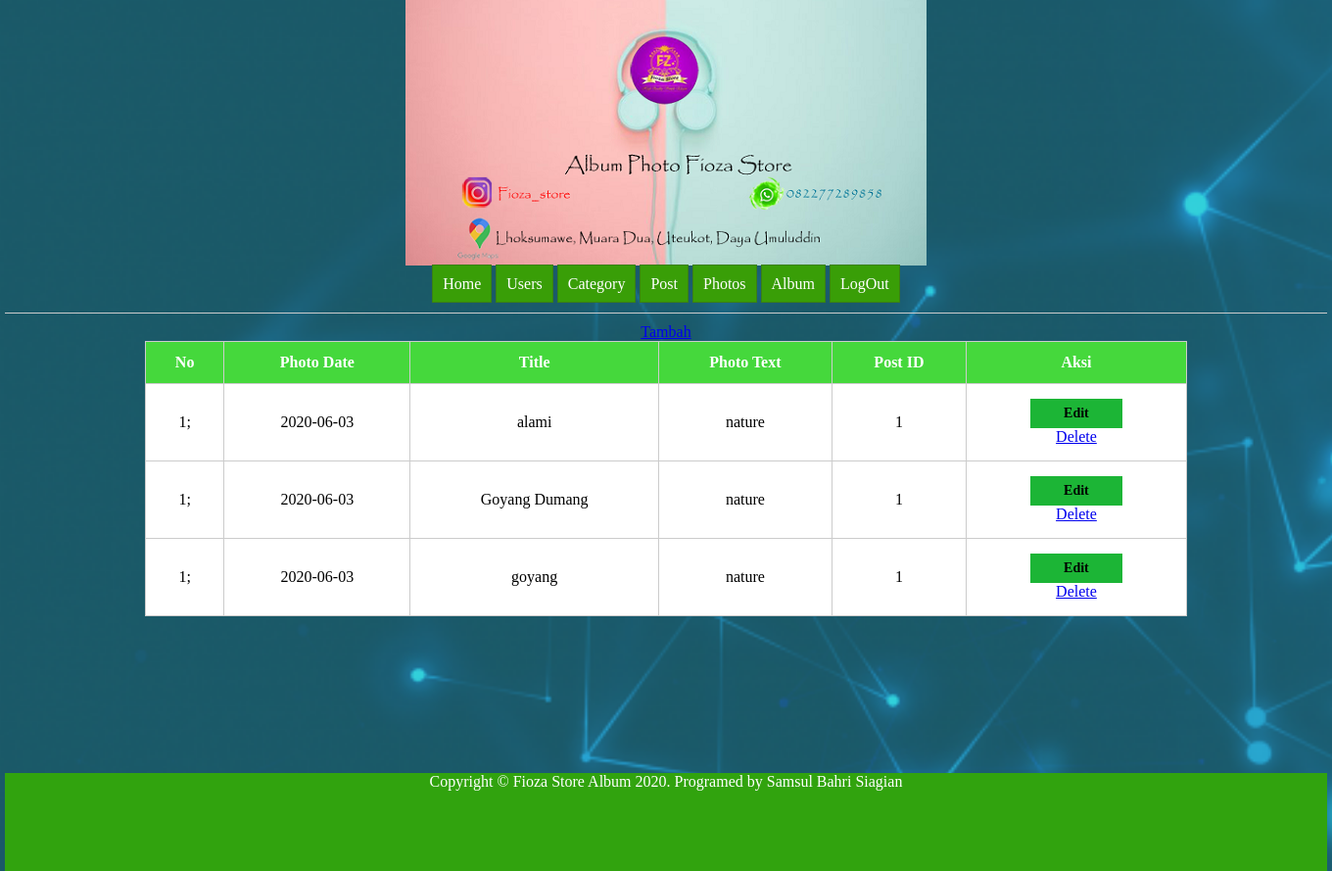
The page /photostampil.php on the database its author committed.
### tables this page shows
CREATE TABLE `tb_photos` (
  `id` int(11) NOT NULL,
  `photo_date` date DEFAULT NULL,
  `title` varchar(100) DEFAULT NULL,
  `photo_text` text DEFAULT NULL,
  `post_id` int(11) DEFAULT NULL
);

CREATE TABLE `tb_post` (
  `id` int(11) NOT NULL,
  `post_date` date DEFAULT NULL,
  `slug` varchar(25) DEFAULT NULL,
  `title` varchar(100) DEFAULT NULL,
  `post_text` text DEFAULT NULL,
  `cat_id` int(11) NOT NULL
);

### app/Photos.php (called while the page is built, shortened)
<?php
include_once("Controller.php");
class Photos extends Controller
{
    public function __construct()
    {
        $this->db = new Controller();
        $this->db = $this->db->Connect();
    }
    public function tampil()
    {
        $eksekusi = "SELECT * FROM tb_photos JOIN tb_post ON tb_photos.id = tb_post.cat_id";
        $stmt = $this->db->prepare($eksekusi);
        $stmt->execute();
        $data = [];
        while ($rows = $stmt->fetch()) {
            $data[] = $rows;
        }
        return $data;
    }
}

### app/Controller.php (called while the page is built, shortened)
<?php
class Controller
{
    public function Connect()
    {
        return new PDO("mysql:host=localhost;dbname=databaseuts", "root", "");
    }
}

### photostampil.php (the view, shortened to what this page needs)
<?php
include "app/Photos.php";
$photos = new Photos();
$rows = $photos->tampil();
?>
<link rel="stylesheet"href="css/style.css">
<body>
    <div class="utama">
        <div class="kepala">
            <center><img src="layout/assets/images/header.png" alt=""></center>
        </div>
        <center>
            <div class="menu">
                <a href="index.php">Home</a>
                <a href="userstampil.php">Users</a>
                <a href="categorytampil.php">Category</a>
                <a href="posttampil.php">Post</a>
                <a href="photostampil.php">Photos</a>
                <a href="albumtampil.php">Album</a>
                <a href="logout.php">LogOut</a>
            </div>
        </center>
        <center>
            <div class="isi">
                <a class="tambah" href="photosinput.php">Tambah</a>
                <table>
                    <tr>
                        <th>No</th>
                        <th>Photo Date</th>
                        <th>Title</th>
                        <th>Photo Text</th>
                        <th>Post ID</th>
                        <th>Aksi</th>
                    </tr>
                    <?php foreach ($rows as $row) {
                        $no = 1;
                    ?>
                        <tr>
                            <td><?php echo $no++ ?>;</td>
                            <td><?php echo $row['photo_date']; ?></td>
                            <td><?php echo $row['title']; ?></td>
                            <td><?php echo $row['photo_text']; ?></td>
                             <td><?php echo $row['post_id']; ?></td>
                            <td><a class="edit" href="photosedit.php?id=<?php echo $row['id']; ?>">Edit</a>
                                <a onclick="return confirm('Are You Sure')" class="delete" href="photosproses.php?delete-id=<?php echo $row['id']; ?>">Delete</>
                            </td>
                        </tr>
                    <?php } ?>
                </table>
            </div>
        </center>
           <div class="footer">
            <center>Copyright &copy; Fioza Store Album 2020. Programed by Samsul Bahri Siagian</center>
        </div>
    </div>
</body>

### css/style.css (style rules this page uses)
* { margin: 0px auto; }
html,body { height: 100%; }
.utama { width: 1350px; min-height: 100%; margin: auto; position: relative; }
.kepala { margin-bottom: 10px; }
.menu a { border: 1px solid #3a7f15; padding: 10px; background-color: #399e07; color: #ffffff; text-decoration: none; }
.isi { margin-top: 20px; padding-left: 10px; border-top: 1px solid #ccc; border-collapse: collapse; color: black; padding: 10px; position : relative; padding-bottom :60px; }
table { border: 1px solid #ccc; border-collapse: collapse; background-color: #fff; padding: 15px; width: 80%; text-align: center; }
table th { border:1px solid #ccc; background-color: #45D83C; color: #fff; padding: 12px; text-align: center; }
table td { border: 1px solid #ccc; padding: 15px; }
.footer { margin-top: 100px; background: #31a30e; color: white; height: 100px; }
body { ; background-image: url('../images/backgroundlogin.jpeg'); background-size: cover; background-attachment: fixed; background-repeat: no-repeat; }
.edit { text-decoration: none; padding: 7px; display: block; width: 80px; color: #000000; font-weight: bold; font-size: 14px; background-color: #1cb536; }

### rows shown on the page
tb_photos: photo_date "2020-06-03", post.title "alami", photo_text "nature", post "1", tb_post.title "Goyang Dumang", tb_post.title "goyang"
